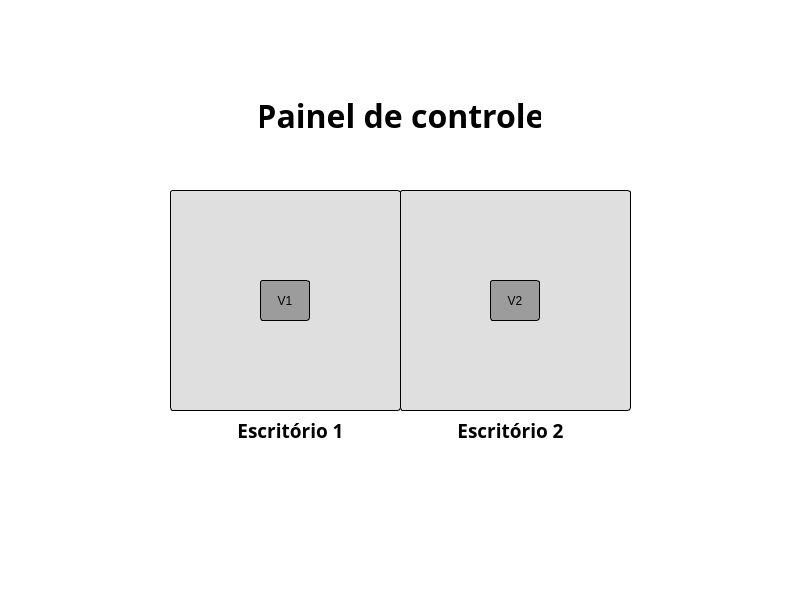
<?xml version="1.0" encoding="UTF-8"?>
<ui version="4.0">
 <class>ControlPanel</class>
 <widget class="QMainWindow" name="ControlPanel">
  <property name="geometry">
   <rect>
    <x>0</x>
    <y>0</y>
    <width>800</width>
    <height>591</height>
   </rect>
  </property>
  <property name="windowTitle">
   <string>Painel de Controle</string>
  </property>
  <property name="styleSheet">
   <string notr="true">background-color: rgb(255, 255, 255);</string>
  </property>
  <widget class="QWidget" name="centralwidget">
   <widget class="QFrame" name="frame_v1">
    <property name="geometry">
     <rect>
      <x>170</x>
      <y>190</y>
      <width>231</width>
      <height>221</height>
     </rect>
    </property>
    <property name="styleSheet">
     <string notr="true">background-color: rgb(223, 223, 223);
border-width: 1;
border-radius: 3;
border-style: solid;
border-color: rgb(0, 0, 0)</string>
    </property>
    <property name="frameShape">
     <enum>QFrame::StyledPanel</enum>
    </property>
    <property name="frameShadow">
     <enum>QFrame::Raised</enum>
    </property>
    <property name="lineWidth">
     <number>1</number>
    </property>
    <widget class="QPushButton" name="btn_v1">
     <property name="geometry">
      <rect>
       <x>90</x>
       <y>90</y>
       <width>50</width>
       <height>41</height>
      </rect>
     </property>
     <property name="maximumSize">
      <size>
       <width>50</width>
       <height>50</height>
      </size>
     </property>
     <property name="styleSheet">
      <string notr="true">background-color: rgb(156, 156, 156);</string>
     </property>
     <property name="text">
      <string>V1</string>
     </property>
    </widget>
   </widget>
   <widget class="QFrame" name="frame_v2">
    <property name="geometry">
     <rect>
      <x>400</x>
      <y>190</y>
      <width>231</width>
      <height>221</height>
     </rect>
    </property>
    <property name="styleSheet">
     <string notr="true">background-color: rgb(223, 223, 223);
border-width: 1;
border-radius: 3;
border-style: solid;
border-color: rgb(0, 0, 0)</string>
    </property>
    <property name="frameShape">
     <enum>QFrame::StyledPanel</enum>
    </property>
    <property name="frameShadow">
     <enum>QFrame::Raised</enum>
    </property>
    <property name="lineWidth">
     <number>1</number>
    </property>
    <widget class="QPushButton" name="btn_v2">
     <property name="geometry">
      <rect>
       <x>90</x>
       <y>90</y>
       <width>50</width>
       <height>41</height>
      </rect>
     </property>
     <property name="maximumSize">
      <size>
       <width>50</width>
       <height>50</height>
      </size>
     </property>
     <property name="cursor">
      <cursorShape>PointingHandCursor</cursorShape>
     </property>
     <property name="styleSheet">
      <string notr="true">background-color: rgb(156, 156, 156);</string>
     </property>
     <property name="text">
      <string>V2</string>
     </property>
    </widget>
   </widget>
   <widget class="QLabel" name="label_painel">
    <property name="geometry">
     <rect>
      <x>260</x>
      <y>90</y>
      <width>281</width>
      <height>51</height>
     </rect>
    </property>
    <property name="font">
     <font>
      <family>Helvetica Neue LT Std</family>
      <pointsize>24</pointsize>
      <weight>75</weight>
      <bold>true</bold>
     </font>
    </property>
    <property name="text">
     <string>Painel de controle</string>
    </property>
    <property name="alignment">
     <set>Qt::AlignCenter</set>
    </property>
   </widget>
   <widget class="QLabel" name="label_v1">
    <property name="geometry">
     <rect>
      <x>180</x>
      <y>420</y>
      <width>221</width>
      <height>21</height>
     </rect>
    </property>
    <property name="font">
     <font>
      <family>Helvetica Neue LT Std</family>
      <pointsize>14</pointsize>
      <weight>75</weight>
      <bold>true</bold>
     </font>
    </property>
    <property name="text">
     <string>Escritório 1</string>
    </property>
    <property name="alignment">
     <set>Qt::AlignCenter</set>
    </property>
   </widget>
   <widget class="QLabel" name="label_v2">
    <property name="geometry">
     <rect>
      <x>400</x>
      <y>420</y>
      <width>221</width>
      <height>21</height>
     </rect>
    </property>
    <property name="font">
     <font>
      <family>Helvetica Neue LT Std</family>
      <pointsize>14</pointsize>
      <weight>75</weight>
      <bold>true</bold>
     </font>
    </property>
    <property name="text">
     <string>Escritório 2</string>
    </property>
    <property name="alignment">
     <set>Qt::AlignCenter</set>
    </property>
   </widget>
  </widget>
  <widget class="QMenuBar" name="menubar">
   <property name="geometry">
    <rect>
     <x>0</x>
     <y>0</y>
     <width>800</width>
     <height>21</height>
    </rect>
   </property>
  </widget>
  <widget class="QStatusBar" name="statusbar"/>
 </widget>
 <resources/>
 <connections/>
</ui>
